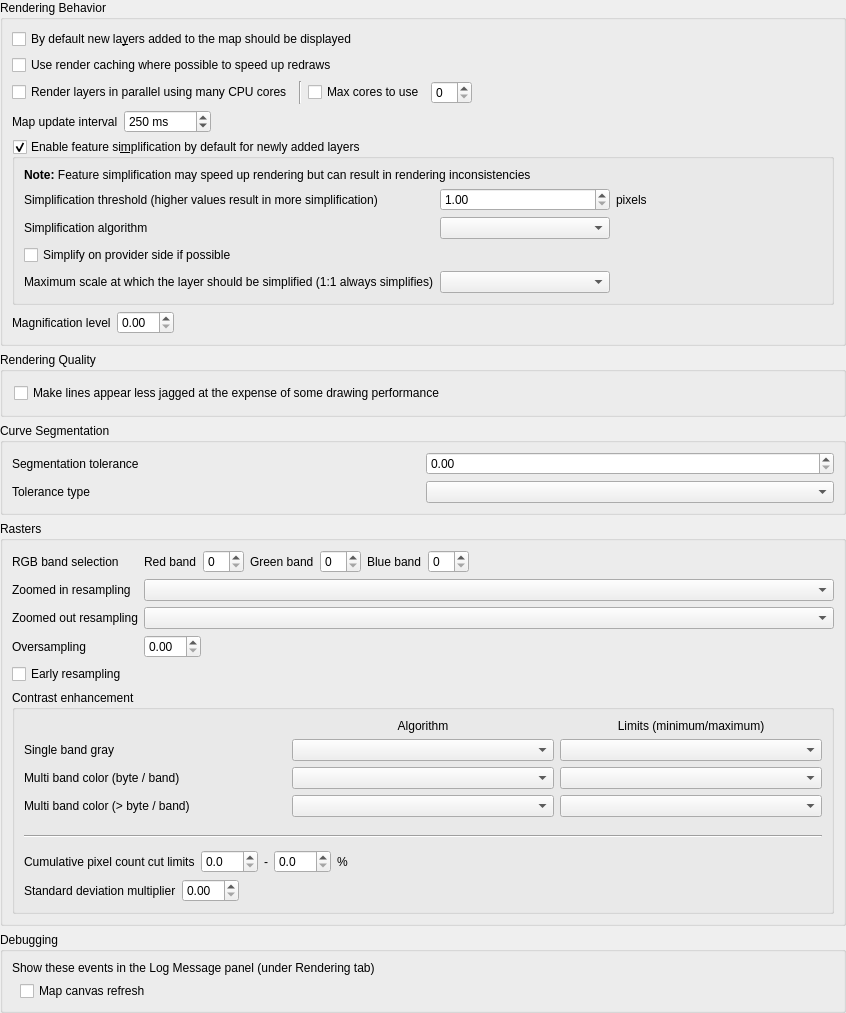
             <widget class="QWidget" name="mOptionsScrollAreaContents_04">
              <property name="geometry">
               <rect>
                <x>0</x>
                <y>0</y>
                <width>846</width>
                <height>844</height>
               </rect>
              </property>
              <layout class="QGridLayout" name="gridLayout_22">
               <property name="leftMargin">
                <number>0</number>
               </property>
               <property name="topMargin">
                <number>0</number>
               </property>
               <property name="rightMargin">
                <number>0</number>
               </property>
               <property name="bottomMargin">
                <number>0</number>
               </property>
               <item row="0" column="0">
                <widget class="QgsCollapsibleGroupBox" name="groupBox_5">
                 <property name="title">
                  <string>Rendering Behavior</string>
                 </property>
                 <layout class="QVBoxLayout" name="verticalLayout_9">
                  <item>
                   <widget class="QCheckBox" name="chkAddedVisibility">
                    <property name="text">
                     <string>By default new la&amp;yers added to the map should be displayed</string>
                    </property>
                   </widget>
                  </item>
                  <item>
                   <widget class="QCheckBox" name="chkUseRenderCaching">
                    <property name="text">
                     <string>Use render caching where possible to speed up redraws</string>
                    </property>
                   </widget>
                  </item>
                  <item>
                   <layout class="QHBoxLayout" name="horizontalLayout_26">
                    <item>
                     <widget class="QCheckBox" name="chkParallelRendering">
                      <property name="text">
                       <string>Render layers in parallel using many CPU cores</string>
                      </property>
                     </widget>
                    </item>
                    <item>
                     <widget class="Line" name="line_6">
                      <property name="orientation">
                       <enum>Qt::Vertical</enum>
                      </property>
                     </widget>
                    </item>
                    <item>
                     <widget class="QCheckBox" name="chkMaxThreads">
                      <property name="text">
                       <string>Max cores to use</string>
                      </property>
                     </widget>
                    </item>
                    <item>
                     <widget class="QgsSpinBox" name="spinMaxThreads"/>
                    </item>
                    <item>
                     <spacer name="horizontalSpacer_41">
                      <property name="orientation">
                       <enum>Qt::Horizontal</enum>
                      </property>
                      <property name="sizeHint" stdset="0">
                       <size>
                        <width>40</width>
                        <height>20</height>
                       </size>
                      </property>
                     </spacer>
                    </item>
                   </layout>
                  </item>
                  <item>
                   <layout class="QHBoxLayout" name="horizontalLayout_4">
                    <item>
                     <widget class="QLabel" name="label_56">
                      <property name="text">
                       <string>Map update interval</string>
                      </property>
                     </widget>
                    </item>
                    <item>
                     <widget class="QgsSpinBox" name="spinMapUpdateInterval">
                      <property name="suffix">
                       <string> ms</string>
                      </property>
                      <property name="maximum">
                       <number>999999</number>
                      </property>
                      <property name="singleStep">
                       <number>50</number>
                      </property>
                      <property name="value">
                       <number>250</number>
                      </property>
                     </widget>
                    </item>
                    <item>
                     <spacer name="horizontalSpacer_46">
                      <property name="orientation">
                       <enum>Qt::Horizontal</enum>
                      </property>
                      <property name="sizeHint" stdset="0">
                       <size>
                        <width>40</width>
                        <height>20</height>
                       </size>
                      </property>
                     </spacer>
                    </item>
                   </layout>
                  </item>
                  <item>
                   <widget class="QgsCollapsibleGroupBox" name="mSimplifyDrawingGroupBox">
                    <property name="title">
                     <string>Enable feature si&amp;mplification by default for newly added layers</string>
                    </property>
                    <property name="flat">
                     <bool>true</bool>
                    </property>
                    <property name="checkable">
                     <bool>true</bool>
                    </property>
                    <layout class="QGridLayout" name="_14">
                     <item row="0" column="1" colspan="4">
                      <widget class="QLabel" name="label_59">
                       <property name="text">
                        <string>&lt;b&gt;Note:&lt;/b&gt; Feature simplification may speed up rendering but can result in rendering inconsistencies</string>
                       </property>
                      </widget>
                     </item>
                     <item row="1" column="1">
                      <widget class="QLabel" name="label_65">
                       <property name="text">
                        <string>Simplification threshold (higher values result in more simplification)</string>
                       </property>
                       <property name="margin">
                        <number>2</number>
                       </property>
                      </widget>
                     </item>
                     <item row="1" column="2">
                      <widget class="QgsDoubleSpinBox" name="mSimplifyDrawingSpinBox">
                       <property name="toolTip">
                        <string>Higher values result in more simplification</string>
                       </property>
                       <property name="decimals">
                        <number>2</number>
                       </property>
                       <property name="minimum">
                        <double>1.000000000000000</double>
                       </property>
                       <property name="maximum">
                        <double>5.000000000000000</double>
                       </property>
                       <property name="singleStep">
                        <double>0.200000000000000</double>
                       </property>
                       <property name="value">
                        <double>1.000000000000000</double>
                       </property>
                      </widget>
                     </item>
                     <item row="1" column="3">
                      <widget class="QLabel" name="mSimplifyDrawingPx">
                       <property name="text">
                        <string>pixels</string>
                       </property>
                       <property name="margin">
                        <number>2</number>
                       </property>
                      </widget>
                     </item>
                     <item row="1" column="4">
                      <spacer name="horizontalSpacer_40">
                       <property name="orientation">
                        <enum>Qt::Horizontal</enum>
                       </property>
                       <property name="sizeHint" stdset="0">
                        <size>
                         <width>20</width>
                         <height>20</height>
                        </size>
                       </property>
                      </spacer>
                     </item>
                     <item row="2" column="1">
                      <widget class="QLabel" name="mSimplifyAlgorithmLabel">
                       <property name="toolTip">
                        <string>This algorithm is only applied to simplify on local side</string>
                       </property>
                       <property name="text">
                        <string>Simplification algorithm</string>
                       </property>
                       <property name="margin">
                        <number>2</number>
                       </property>
                      </widget>
                     </item>
                     <item row="2" column="2">
                      <widget class="QComboBox" name="mSimplifyAlgorithmComboBox"/>
                     </item>
                     <item row="3" column="1" colspan="4">
                      <widget class="QCheckBox" name="mSimplifyDrawingAtProvider">
                       <property name="text">
                        <string>Simplify on provider side if possible</string>
                       </property>
                      </widget>
                     </item>
                     <item row="4" column="1">
                      <widget class="QLabel" name="mSimplifyMaxScaleLabel">
                       <property name="text">
                        <string>Maximum scale at which the layer should be simplified (1:1 always simplifies)</string>
                       </property>
                       <property name="margin">
                        <number>2</number>
                       </property>
                      </widget>
                     </item>
                     <item row="4" column="2">
                      <widget class="QgsScaleComboBox" name="mSimplifyMaximumScaleComboBox">
                       <property name="sizePolicy">
                        <sizepolicy hsizetype="Expanding" vsizetype="Fixed">
                         <horstretch>0</horstretch>
                         <verstretch>0</verstretch>
                        </sizepolicy>
                       </property>
                      </widget>
                     </item>
                    </layout>
                   </widget>
                  </item>
                  <item>
                   <layout class="QHBoxLayout" name="horizontalLayout_5">
                    <property name="topMargin">
                     <number>0</number>
                    </property>
                    <item>
                     <widget class="QLabel" name="labelMagnifier">
                      <property name="text">
                       <string>Magnification level</string>
                      </property>
                     </widget>
                    </item>
                    <item>
                     <widget class="QgsDoubleSpinBox" name="doubleSpinBoxMagnifierDefault"/>
                    </item>
                    <item>
                     <spacer name="horizontalSpacer_4">
                      <property name="orientation">
                       <enum>Qt::Horizontal</enum>
                      </property>
                      <property name="sizeType">
                       <enum>QSizePolicy::Expanding</enum>
                      </property>
                      <property name="sizeHint" stdset="0">
                       <size>
                        <width>40</width>
                        <height>20</height>
                       </size>
                      </property>
                     </spacer>
                    </item>
                   </layout>
                  </item>
                 </layout>
                </widget>
               </item>
               <item row="1" column="0">
                <widget class="QgsCollapsibleGroupBox" name="groupBox_8">
                 <property name="title">
                  <string>Rendering Quality</string>
                 </property>
                 <layout class="QVBoxLayout" name="_5">
                  <property name="leftMargin">
                   <number>11</number>
                  </property>
                  <property name="topMargin">
                   <number>11</number>
                  </property>
                  <property name="rightMargin">
                   <number>11</number>
                  </property>
                  <property name="bottomMargin">
                   <number>11</number>
                  </property>
                  <item>
                   <widget class="QCheckBox" name="chkAntiAliasing">
                    <property name="text">
                     <string>Make lines appear less jagged at the expense of some drawing performance</string>
                    </property>
                   </widget>
                  </item>
                 </layout>
                </widget>
               </item>
               <item row="2" column="0">
                <widget class="QgsCollapsibleGroupBox" name="mSegmentationGroupBox">
                 <property name="title">
                  <string>Curve Segmentation</string>
                 </property>
                 <layout class="QGridLayout" name="gridLayout_20">
                  <item row="0" column="0">
                   <widget class="QLabel" name="mSegmentationToleranceLabel">
                    <property name="text">
                     <string>Segmentation tolerance</string>
                    </property>
                   </widget>
                  </item>
                  <item row="0" column="1">
                   <widget class="QgsDoubleSpinBox" name="mSegmentationToleranceSpinBox"/>
                  </item>
                  <item row="1" column="0">
                   <widget class="QLabel" name="mToleranceTypeLabel">
                    <property name="text">
                     <string>Tolerance type</string>
                    </property>
                   </widget>
                  </item>
                  <item row="1" column="1">
                   <widget class="QComboBox" name="mToleranceTypeComboBox"/>
                  </item>
                 </layout>
                </widget>
               </item>
               <item row="3" column="0">
                <widget class="QgsCollapsibleGroupBox" name="groupBox_14">
                 <property name="title">
                  <string>Rasters</string>
                 </property>
                 <layout class="QVBoxLayout" name="verticalLayout_10">
                  <item>
                   <widget class="QWidget" name="widget" native="true">
                    <layout class="QGridLayout" name="gridLayout_35">
                     <property name="leftMargin">
                      <number>0</number>
                     </property>
                     <property name="topMargin">
                      <number>0</number>
                     </property>
                     <property name="rightMargin">
                      <number>0</number>
                     </property>
                     <property name="bottomMargin">
                      <number>0</number>
                     </property>
                     <item row="0" column="0">
                      <widget class="QLabel" name="label_21">
                       <property name="text">
                        <string>RGB band selection</string>
                       </property>
                      </widget>
                     </item>
                     <item row="0" column="1">
                      <layout class="QHBoxLayout" name="horizontalLayoutRGB">
                       <item>
                        <widget class="QLabel" name="label_22">
                         <property name="text">
                          <string>Red band</string>
                         </property>
                        </widget>
                       </item>
                       <item>
                        <widget class="QgsSpinBox" name="spnRed"/>
                       </item>
                       <item>
                        <widget class="QLabel" name="label_23">
                         <property name="text">
                          <string>Green band</string>
                         </property>
                        </widget>
                       </item>
                       <item>
                        <widget class="QgsSpinBox" name="spnGreen"/>
                       </item>
                       <item>
                        <widget class="QLabel" name="label_24">
                         <property name="text">
                          <string>Blue band</string>
                         </property>
                        </widget>
                       </item>
                       <item>
                        <widget class="QgsSpinBox" name="spnBlue"/>
                       </item>
                       <item>
                        <spacer name="horizontalSpacer_20">
                         <property name="orientation">
                          <enum>Qt::Horizontal</enum>
                         </property>
                         <property name="sizeHint" stdset="0">
                          <size>
                           <width>40</width>
                           <height>20</height>
                          </size>
                         </property>
                        </spacer>
                       </item>
                      </layout>
                     </item>
                     <item row="1" column="0">
                      <widget class="QLabel" name="lbldefaultZoomedInResampling">
                       <property name="text">
                        <string>Zoomed in resampling</string>
                       </property>
                      </widget>
                     </item>
                     <item row="1" column="1">
                      <widget class="QComboBox" name="mZoomedInResamplingComboBox"/>
                     </item>
                     <item row="2" column="0">
                      <widget class="QLabel" name="lbldefaultZoomedOutResampling">
                       <property name="text">
                        <string>Zoomed out resampling</string>
                       </property>
                      </widget>
                     </item>
                     <item row="2" column="1">
                      <widget class="QComboBox" name="mZoomedOutResamplingComboBox"/>
                     </item>
                     <item row="3" column="0">
                      <widget class="QLabel" name="lbldefaultOversampling">
                       <property name="text">
                        <string>Oversampling</string>
                       </property>
                      </widget>
                     </item>
                     <item row="3" column="1">
                      <layout class="QHBoxLayout" name="horizontalLayoutOversampling">
                       <item>
                        <widget class="QgsDoubleSpinBox" name="spnOversampling"/>
                       </item>
                       <item>
                        <spacer name="horizontalSpacer_25">
                         <property name="orientation">
                          <enum>Qt::Horizontal</enum>
                         </property>
                         <property name="sizeHint" stdset="0">
                          <size>
                           <width>40</width>
                           <height>20</height>
                          </size>
                         </property>
                        </spacer>
                       </item>
                      </layout>
                     </item>
                     <item row="4" column="0">
                      <widget class="QCheckBox" name="mCbEarlyResampling">
                       <property name="text">
                        <string>Early resampling</string>
                       </property>
                      </widget>
                     </item>
                    </layout>
                   </widget>
                  </item>
                  <item>
                   <widget class="QGroupBox" name="groupBox_17">
                    <property name="title">
                     <string>Contrast enhancement</string>
                    </property>
                    <property name="flat">
                     <bool>true</bool>
                    </property>
                    <layout class="QVBoxLayout" name="verticalLayout_11">
                     <item>
                      <layout class="QGridLayout" name="gridLayout_33">
                       <item row="4" column="2">
                        <widget class="QComboBox" name="cboxContrastEnhancementLimitsMultiBandSingleByte"/>
                       </item>
                       <item row="1" column="1">
                        <widget class="QLabel" name="label_50">
                         <property name="text">
                          <string>Algorithm</string>
                         </property>
                         <property name="alignment">
                          <set>Qt::AlignCenter</set>
                         </property>
                        </widget>
                       </item>
                       <item row="3" column="1">
                        <widget class="QComboBox" name="cboxContrastEnhancementAlgorithmSingleBand"/>
                       </item>
                       <item row="3" column="0">
                        <widget class="QLabel" name="label_37">
                         <property name="text">
                          <string>Single band gray</string>
                         </property>
                        </widget>
                       </item>
                       <item row="1" column="2">
                        <widget class="QLabel" name="label_51">
                         <property name="text">
                          <string>Limits (minimum/maximum)</string>
                         </property>
                         <property name="alignment">
                          <set>Qt::AlignCenter</set>
                         </property>
                        </widget>
                       </item>
                       <item row="3" column="2">
                        <widget class="QComboBox" name="cboxContrastEnhancementLimitsSingleBand"/>
                       </item>
                       <item row="4" column="1">
                        <widget class="QComboBox" name="cboxContrastEnhancementAlgorithmMultiBandSingleByte"/>
                       </item>
                       <item row="4" column="0">
                        <widget class="QLabel" name="label_38">
                         <property name="text">
                          <string>Multi band color (byte / band) </string>
                         </property>
                        </widget>
                       </item>
                       <item row="5" column="0">
                        <widget class="QLabel" name="label_39">
                         <property name="text">
                          <string>Multi band color (&gt; byte / band) </string>
                         </property>
                        </widget>
                       </item>
                       <item row="5" column="1">
                        <widget class="QComboBox" name="cboxContrastEnhancementAlgorithmMultiBandMultiByte"/>
                       </item>
                       <item row="5" column="2">
                        <widget class="QComboBox" name="cboxContrastEnhancementLimitsMultiBandMultiByte"/>
                       </item>
                      </layout>
                     </item>
                     <item>
                      <widget class="QWidget" name="widget_4" native="true">
                       <layout class="QHBoxLayout" name="horizontalLayout_23">
                        <property name="leftMargin">
                         <number>0</number>
                        </property>
                        <property name="topMargin">
                         <number>0</number>
                        </property>
                        <property name="rightMargin">
                         <number>0</number>
                        </property>
                        <property name="bottomMargin">
                         <number>0</number>
                        </property>
                       </layout>
                      </widget>
                     </item>
                     <item>
                      <widget class="QWidget" name="widget_5" native="true">
                       <layout class="QHBoxLayout" name="horizontalLayout_24">
                        <property name="leftMargin">
                         <number>0</number>
                        </property>
                        <property name="topMargin">
                         <number>0</number>
                        </property>
                        <property name="rightMargin">
                         <number>0</number>
                        </property>
                        <property name="bottomMargin">
                         <number>0</number>
                        </property>
                       </layout>
                      </widget>
                     </item>
                     <item>
                      <widget class="Line" name="line">
                       <property name="orientation">
                        <enum>Qt::Horizontal</enum>
                       </property>
                      </widget>
                     </item>
                     <item>
                      <widget class="QWidget" name="widget_6" native="true">
                       <layout class="QHBoxLayout" name="horizontalLayout_25">
                        <property name="leftMargin">
                         <number>0</number>
                        </property>
                        <property name="topMargin">
                         <number>0</number>
                        </property>
                        <property name="rightMargin">
                         <number>0</number>
                        </property>
                        <property name="bottomMargin">
                         <number>0</number>
                        </property>
                       </layout>
                      </widget>
                     </item>
                     <item>
                      <widget class="QWidget" name="widget_7" native="true">
                       <layout class="QHBoxLayout" name="horizontalLayout_18">
                        <property name="leftMargin">
                         <number>0</number>
                        </property>
                        <property name="topMargin">
                         <number>0</number>
                        </property>
                        <property name="rightMargin">
                         <number>0</number>
                        </property>
                        <property name="bottomMargin">
                         <number>0</number>
                        </property>
                        <item>
                         <widget class="QLabel" name="label_36">
                          <property name="text">
                           <string>Cumulative pixel count cut limits</string>
                          </property>
                         </widget>
                        </item>
                        <item>
                         <widget class="QgsDoubleSpinBox" name="mRasterCumulativeCutLowerDoubleSpinBox">
                          <property name="decimals">
                           <number>1</number>
                          </property>
                         </widget>
                        </item>
                        <item>
                         <widget class="QLabel" name="label_34">
                          <property name="text">
                           <string>-</string>
                          </property>
                         </widget>
                        </item>
                        <item>
                         <widget class="QgsDoubleSpinBox" name="mRasterCumulativeCutUpperDoubleSpinBox">
                          <property name="decimals">
                           <number>1</number>
                          </property>
                         </widget>
                        </item>
                        <item>
                         <widget class="QLabel" name="label_35">
                          <property name="text">
                           <string>%</string>
                          </property>
                         </widget>
                        </item>
                        <item>
                         <spacer name="horizontalSpacer_18">
                          <property name="orientation">
                           <enum>Qt::Horizontal</enum>
                          </property>
                          <property name="sizeHint" stdset="0">
                           <size>
                            <width>123</width>
                            <height>20</height>
                           </size>
                          </property>
                         </spacer>
                        </item>
                       </layout>
                      </widget>
                     </item>
                     <item>
                      <widget class="QWidget" name="widget_2" native="true">
                       <layout class="QHBoxLayout" name="horizontalLayout_20">
                        <property name="leftMargin">
                         <number>0</number>
                        </property>
                        <property name="topMargin">
                         <number>0</number>
                        </property>
                        <property name="rightMargin">
                         <number>0</number>
                        </property>
                        <property name="bottomMargin">
                         <number>0</number>
                        </property>
                        <item>
                         <widget class="QLabel" name="label_25">
                          <property name="text">
                           <string>Standard deviation multiplier</string>
                          </property>
                         </widget>
                        </item>
                        <item>
                         <widget class="QgsDoubleSpinBox" name="spnThreeBandStdDev">
                          <property name="maximum">
                           <double>10.000000000000000</double>
                          </property>
                          <property name="singleStep">
                           <double>0.100000000000000</double>
                          </property>
                         </widget>
                        </item>
                        <item>
                         <spacer name="horizontalSpacer_21">
                          <property name="orientation">
                           <enum>Qt::Horizontal</enum>
                          </property>
                          <property name="sizeHint" stdset="0">
                           <size>
                            <width>258</width>
                            <height>20</height>
                           </size>
                          </property>
                         </spacer>
                        </item>
                       </layout>
                      </widget>
                     </item>
                    </layout>
                   </widget>
                  </item>
                 </layout>
                </widget>
               </item>
               <item row="4" column="0">
                <widget class="QgsCollapsibleGroupBox" name="groupBox_22">
                 <property name="title">
                  <string>Debugging</string>
                 </property>
                 <layout class="QVBoxLayout" name="verticalLayout_35">
                  <item>
                   <widget class="QLabel" name="label_55">
                    <property name="text">
                     <string>Show these events in the Log Message panel (under Rendering tab)</string>
                    </property>
                   </widget>
                  </item>
                  <item>
                   <layout class="QGridLayout" name="gridLayout_6">
                    <item row="0" column="0">
                     <spacer name="horizontalSpacer_37">
                      <property name="orientation">
                       <enum>Qt::Horizontal</enum>
                      </property>
                      <property name="sizeType">
                       <enum>QSizePolicy::Fixed</enum>
                      </property>
                      <property name="sizeHint" stdset="0">
                       <size>
                        <width>8</width>
                        <height>20</height>
                       </size>
                      </property>
                     </spacer>
                    </item>
                    <item row="0" column="1">
                     <widget class="QCheckBox" name="mLogCanvasRefreshChkBx">
                      <property name="text">
                       <string>Map canvas refresh</string>
                      </property>
                     </widget>
                    </item>
                   </layout>
                  </item>
                 </layout>
                </widget>
               </item>
               <item row="5" column="0">
                <spacer name="verticalSpacer_6">
                 <property name="orientation">
                  <enum>Qt::Vertical</enum>
                 </property>
                 <property name="sizeHint" stdset="0">
                  <size>
                   <width>20</width>
                   <height>40</height>
                  </size>
                 </property>
                </spacer>
               </item>
              </layout>
             </widget>
